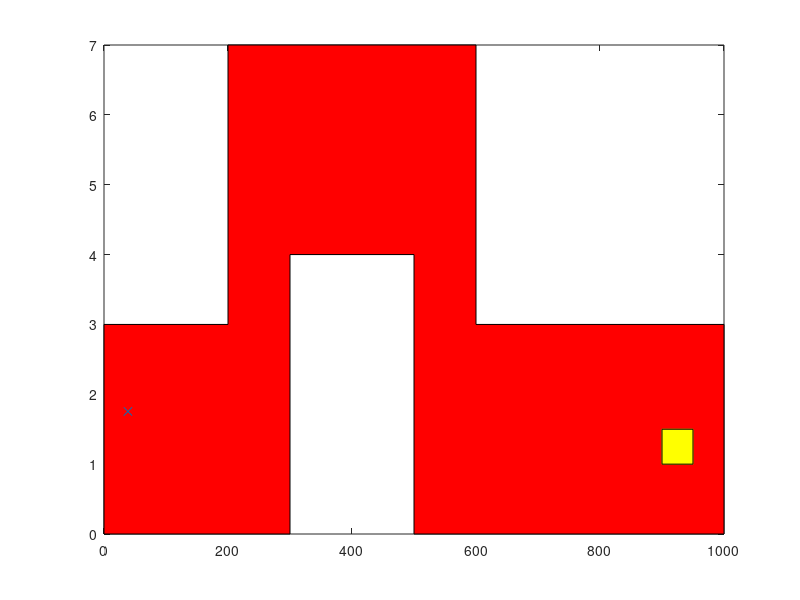

Write the MATLAB code that produced this figure. (Note: this script raises an error after producing the figure.)
%% Q2
clearvars
close all

% x and y axises limit from 0 to x_max and 0 to y_max respectively.
x_max = 1000;
y_max = 7;

% distance of moving at every step
EPS = 2;

% maximum iterations
numNodes = 6000;

% attributions of starting point
q_start.coord = [0 2];
q_start.cost = 0;
q_start.parent = 0; %.parent means the index of parent node

% initialize the tree
nodes(1) = q_start;

% plot the safe area
figure(1)
x=[0 300 300 500 500 1000 1000 600 600 200 200 0]; %x coordinates of all the vertices
y=[0 0 4 4 0 0 3 3 7 7 3 3];  %y coordinates of all the vertices
X=[x,x(1)];   %????????????????????
Y=[y,y(1)];   %??
plot(X,Y,'k')  %?????
fill(x,y,'r')  % fill the safe zone with color
hold on

% plot the goal area
X_goal = [900,900,950,950,900];
Y_goal = [1,1.5,1.5,1,1];
plot(X_goal,Y_goal,'y')
fill(X_goal,Y_goal,'y')
%% grow the tree

for i = 1:1:numNodes
    pan = 0;
    % generate the random points in the given safe area and plot the points
    while ~pan
        q_rand = [rand*x_max,rand*y_max];
        pan = inpolygon(q_rand(1),q_rand(2),X,Y);
    end
    plot(q_rand(1), q_rand(2), 'x', 'Color',  [0 0.4470 0.7410])
    ndist = [];
    for j = 1:1:length(nodes)
        n = nodes(j);
        tmp = norm(n.coord - q_rand);
        ndist = [ndist tmp];
    end
    [mini_distance, idx] = min(ndist);
    q_nearest = nodes(idx);
    q_new.coord = steer(q_rand, q_nearest.coord, mini_distance, EPS);
    
    InorOn = inpolygon(q_new.coord(1),q_new.coord(2),X,Y);
    if InorOn
        line([q_nearest.coord(1), q_new.coord(1)], [q_nearest.coord(2), q_new.coord(2)],...
            'Color', 'k', 'LineWidth', 2);
        drawnow
        hold on
        q_new.cost = norm(q_new.coord - q_nearest.coord) + q_nearest.cost;
        q_new.parent = idx;
        
        % Break if the link from second to last node to last node intersects any of
        % the four edges of the goal area
        nodes = [nodes q_new];
    end
    
    % move to the random point with distance of eps if distance between
    % random point and nearest point is bigger than eps.
    
    if ~noCollision(q_nearest.coord, q_new.coord, [900,1,50,0.5])
        break
    end
end

q_end = q_new;
num_node_path = 1;
while q_end.parent ~= 0
    start = q_end.parent;
    line([q_end.coord(1), nodes(start).coord(1)], [q_end.coord(2), nodes(start).coord(2)],...
        'Color', 'g', 'LineWidth', 2);
    hold on
    q_end = nodes(start);
    num_node_path = num_node_path+1;
end

%% total number of node in the tree
num_node_tree = length(nodes)

%% number of nodes in the sequence that reaches goal area
num_node_path